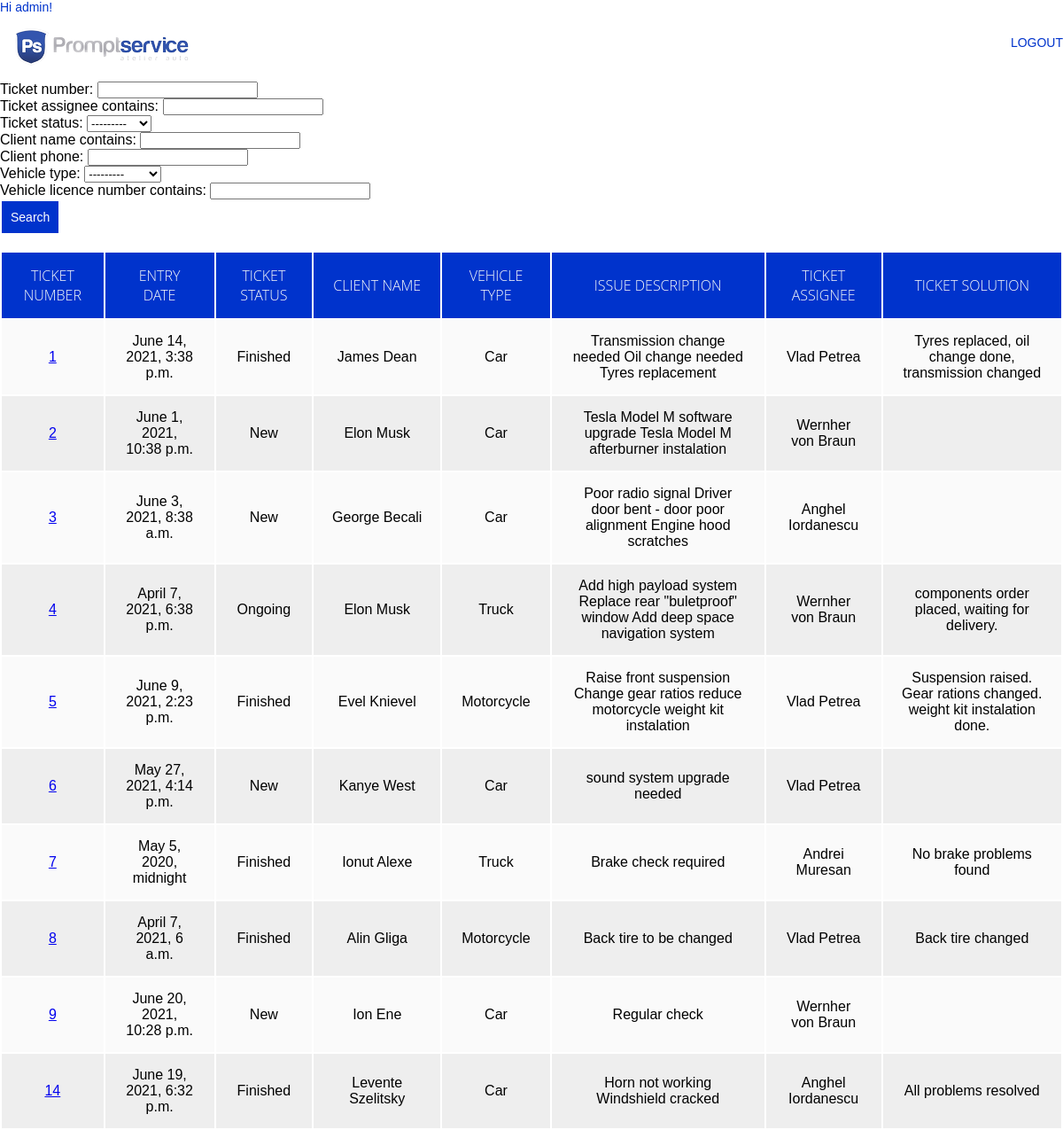
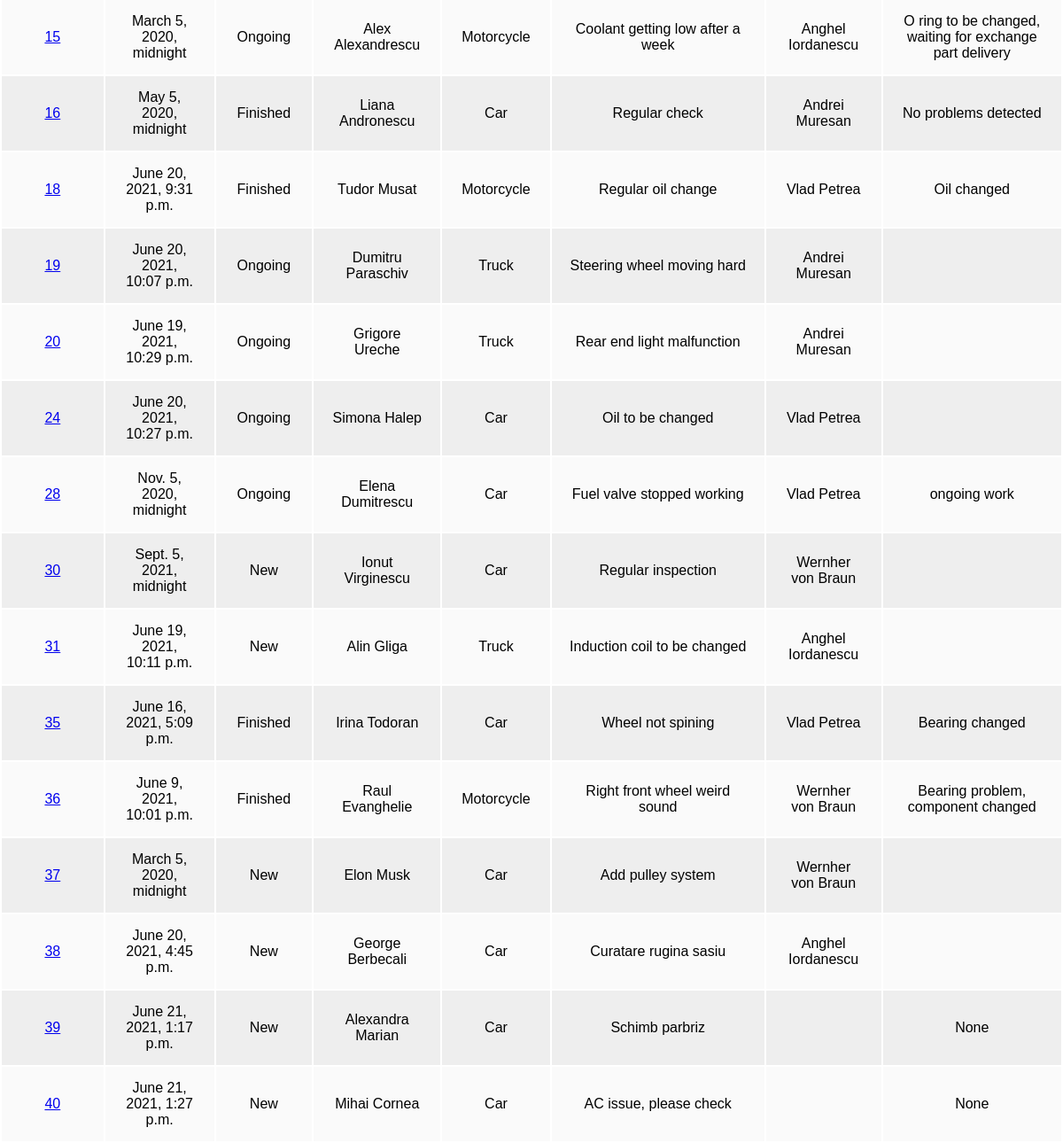
Screenshot of /ticket/search/ (signed in) with the database file from the repository (2 pictures, top to bottom).
### ticket/models.py (models this page shows, shortened)
class Ticket(models.Model):
    vehicle_types = (('Car', 'Car'), ('Motorcycle', 'Motorcycle'), ('Truck', 'Truck'))
    ticket_statuses = (('New', 'New'), ('Ongoing', 'Ongoing'), ('Finished', 'Finished'))
    client_name = models.CharField(max_length=100)
    client_phone = models.CharField(max_length=14)
    client_email = models.EmailField(max_length=100)
    vehicle_type = models.CharField(max_length=20, choices=vehicle_types, default='Car')
    vehicle_ID = models.CharField(max_length=17)
    vehicle_licence_number = models.CharField(max_length=12)
    vehicle_issue_text = models.TextField()
    ticket_status = models.CharField(max_length=10, choices=ticket_statuses, default='New')
    ticket_entry_date = models.DateTimeField(default=timezone.now)
    ticket_solution_date = models.DateTimeField(null=True, blank=True)
    ticket_solution_text = models.TextField(null=True, blank=True)
    ticket_number = models.AutoField(primary_key=True)
    ticket_assignee = models.CharField(max_length=100)

### ticket/views.py (the view)
# urls.py: path('search/', views.search, name='search'),
def search(request):
    ticket_list = Ticket.objects.all()
    ticket_filter = TicketFilter(request.GET, queryset=ticket_list)
    return render(request, 'ticket/searchticket.html', {'filter': ticket_filter})

### ticket/templates/ticket/searchticket.html (shortened to what this page needs)
<!DOCTYPE html>
<html lang="en">
<head>
</head>
<body>
{% load static %}
{% block content %}
{% if user.is_authenticated %}
    <div>
  <p class="welcome_user">Hi {{ user.username }}!</p>
        </div>
<div>
            <img src="{% static 'ticket/images/logo.png' %}">
            <nav>
               <ul>
                  <li><a href="/">Logout</a></li>
               </ul>
            </nav>
         </div>
{% endif %}
{% endblock %}
    <form method="get">
        {{ filter.form.as_p }}
        <button class="button" type="submit">Search</button>
    </form>
<br>
<div style="overflow-x:auto;">
    <table class="content-table">
        <thead>
            <tr>
                <th>Ticket Number</th>
                <th>Entry Date</th>
                <th>Ticket Status</th>
                <th>Client Name</th>
                <th>Vehicle Type</th>
                <th>Issue Description</th>
                <th>Ticket Assignee</th>
                <th>Ticket Solution</th>
            </tr>
        </thead>
        <tbody>
            {% for ticket in filter.qs %}
            <tr>
                <td><a href="/ticket/{{ticket.ticket_number}}">{{ticket.ticket_number}}</a></td>
                <td>{{ticket.ticket_entry_date}}</td>
                <td>{{ticket.ticket_status}}</td>
                <td>{{ticket.client_name}}</td>
                <td>{{ticket.vehicle_type}}</td>
                <td>{{ticket.vehicle_issue_text}}</td>
                <td>{{ticket.ticket_assignee}}</td>
                <td>{{ticket.ticket_solution_text}}</td>
            </tr>
            {% endfor %}
        </tbody>
    </table>
</div>
</body>
</html>

### ticket/templates/ticket/searchticket.html (style rules this page uses)
.button { background-color: #0033cc; border: none; color: white; padding: 10px; text-align: center; text-decoration: none; display: inline-block; font-size: 14px; margin: 2px 2px; cursor: pointer; }
* { margin:0; padding: 0; outline: 0; }
td , th { padding: 15px 20px; text-align: center; }
th { background-color: #0033cc; color: #fafafa; font-family: 'Open Sans',Sans-serif; font-weight: 200; text-transform: uppercase; }
tr { width: 100%; background-color: #fafafa; font-family: 'Montserrat', sans-serif; }
tr:nth-child(even) { background-color: #eeeeee; }
body { margin:0; font-family: 'Work Sans', sans-serif; font-weight: 300; }
nav { float:right; }
nav ul { margin:0; padding:0; list-style:none; }
nav li { display:inline-block; margin-left: 70px; padding-top:23px; position:relative; }
nav a { color : #0033cc; text-decoration: none; text-transform: uppercase; font-size: 14px; }
nav a::before { content:''; display: block; height: 5px; background-color:#444; position:absolute; top:0; width:0%; transition:all ease-in-out 250ms; }
* { box-sizing:border-box }
.welcome_user { color : #0033cc; text-decoration: none; font-size: 14px; }

### rows the page displays
Ticket: ticket_number "1", ticket_entry_date "June 14, 2021, 3:38 p.m.", ticket_status "Finished", client_name "James Dean", vehicle_type "Car", vehicle_issue_text "Transmission change needed Oil change needed Tyres replacement", ticket_assignee "Vlad Petrea", ticket_solution_text "Tyres replaced, oil change done, transmission changed"
Ticket: ticket_number "2", ticket_entry_date "June 1, 2021, 10:38 p.m.", ticket_status "New", client_name "Elon Musk", vehicle_type "Car", vehicle_issue_text "Tesla Model M software upgrade Tesla Model M afterburner instalation", ticket_assignee "Wernher von Braun"
Ticket: ticket_number "3", ticket_entry_date "June 3, 2021, 8:38 a.m.", ticket_status "New", client_name "George Becali", vehicle_type "Car", vehicle_issue_text "Poor radio signal Driver door bent - door poor alignment Engine hood scratches", ticket_assignee "Anghel Iordanescu"
Ticket: ticket_number "4", ticket_entry_date "April 7, 2021, 6:38 p.m.", ticket_status "Ongoing", client_name "Elon Musk", vehicle_type "Truck", vehicle_issue_text "Add high payload system Replace rear \"buletproof\" window Add deep space navigation system", ticket_assignee "Wernher von Braun", ticket_solution_text "components order placed, waiting for delivery."
Ticket: ticket_number "5", ticket_entry_date "June 9, 2021, 2:23 p.m.", ticket_status "Finished", client_name "Evel Knievel", vehicle_type "Motorcycle", vehicle_issue_text "Raise front suspension Change gear ratios reduce motorcycle weight kit instalation", ticket_assignee "Vlad Petrea", ticket_solution_text "Suspension raised. Gear rations changed. weight kit instalation done."
Ticket: ticket_number "6", ticket_entry_date "May 27, 2021, 4:14 p.m.", ticket_status "New", client_name "Kanye West", vehicle_type "Car", vehicle_issue_text "sound system upgrade needed", ticket_assignee "Vlad Petrea"
Ticket: ticket_number "7", ticket_entry_date "May 5, 2020, midnight", ticket_status "Finished", client_name "Ionut Alexe", vehicle_type "Truck", vehicle_issue_text "Brake check required", ticket_assignee "Andrei Muresan", ticket_solution_text "No brake problems found"
Ticket: ticket_number "8", ticket_entry_date "April 7, 2021, 6 a.m.", ticket_status "Finished", client_name "Alin Gliga", vehicle_type "Motorcycle", vehicle_issue_text "Back tire to be changed", ticket_assignee "Vlad Petrea", ticket_solution_text "Back tire changed"
Ticket: ticket_number "9", ticket_entry_date "June 20, 2021, 10:28 p.m.", ticket_status "New", client_name "Ion Ene", vehicle_type "Car", vehicle_issue_text "Regular check", ticket_assignee "Wernher von Braun"
Ticket: ticket_number "14", ticket_entry_date "June 19, 2021, 6:32 p.m.", ticket_status "Finished", client_name "Levente Szelitsky", vehicle_type "Car", vehicle_issue_text "Horn not working Windshield cracked", ticket_assignee "Anghel Iordanescu", ticket_solution_text "All problems resolved"
Ticket: ticket_number "15", ticket_entry_date "March 5, 2020, midnight", ticket_status "Ongoing", client_name "Alex Alexandrescu", vehicle_type "Motorcycle", vehicle_issue_text "Coolant getting low after a week", ticket_assignee "Anghel Iordanescu", ticket_solution_text "O ring to be changed, waiting for exchange part delivery"
Ticket: ticket_number "16", ticket_entry_date "May 5, 2020, midnight", ticket_status "Finished", client_name "Liana Andronescu", vehicle_type "Car", vehicle_issue_text "Regular check", ticket_assignee "Andrei Muresan", ticket_solution_text "No problems detected"
Ticket: ticket_number "18", ticket_entry_date "June 20, 2021, 9:31 p.m.", ticket_status "Finished", client_name "Tudor Musat", vehicle_type "Motorcycle", vehicle_issue_text "Regular oil change", ticket_assignee "Vlad Petrea", ticket_solution_text "Oil changed"
Ticket: ticket_number "19", ticket_entry_date "June 20, 2021, 10:07 p.m.", ticket_status "Ongoing", client_name "Dumitru Paraschiv", vehicle_type "Truck", vehicle_issue_text "Steering wheel moving hard", ticket_assignee "Andrei Muresan"
Ticket: ticket_number "20", ticket_entry_date "June 19, 2021, 10:29 p.m.", ticket_status "Ongoing", client_name "Grigore Ureche", vehicle_type "Truck", vehicle_issue_text "Rear end light malfunction", ticket_assignee "Andrei Muresan"
Ticket: ticket_number "24", ticket_entry_date "June 20, 2021, 10:27 p.m.", ticket_status "Ongoing", client_name "Simona Halep", vehicle_type "Car", vehicle_issue_text "Oil to be changed", ticket_assignee "Vlad Petrea"
Ticket: ticket_number "28", ticket_entry_date "Nov. 5, 2020, midnight", ticket_status "Ongoing", client_name "Elena Dumitrescu", vehicle_type "Car", vehicle_issue_text "Fuel valve stopped working", ticket_assignee "Vlad Petrea", ticket_solution_text "ongoing work"
Ticket: ticket_number "30", ticket_entry_date "Sept. 5, 2021, midnight", ticket_status "New", client_name "Ionut Virginescu", vehicle_type "Car", vehicle_issue_text "Regular inspection", ticket_assignee "Wernher von Braun"
Ticket: ticket_number "31", ticket_entry_date "June 19, 2021, 10:11 p.m.", ticket_status "New", client_name "Alin Gliga", vehicle_type "Truck", vehicle_issue_text "Induction coil to be changed", ticket_assignee "Anghel Iordanescu"
Ticket: ticket_number "35", ticket_entry_date "June 16, 2021, 5:09 p.m.", ticket_status "Finished", client_name "Irina Todoran", vehicle_type "Car", vehicle_issue_text "Wheel not spining", ticket_assignee "Vlad Petrea", ticket_solution_text "Bearing changed"
Ticket: ticket_number "36", ticket_entry_date "June 9, 2021, 10:01 p.m.", ticket_status "Finished", client_name "Raul Evanghelie", vehicle_type "Motorcycle", vehicle_issue_text "Right front wheel weird sound", ticket_assignee "Wernher von Braun", ticket_solution_text "Bearing problem, component changed"
Ticket: ticket_number "37", ticket_entry_date "March 5, 2020, midnight", ticket_status "New", client_name "Elon Musk", vehicle_type "Car", vehicle_issue_text "Add pulley system", ticket_assignee "Wernher von Braun"
Ticket: ticket_number "38", ticket_entry_date "June 20, 2021, 4:45 p.m.", ticket_status "New", client_name "George Berbecali", vehicle_type "Car", vehicle_issue_text "Curatare rugina sasiu", ticket_assignee "Anghel Iordanescu"
Ticket: ticket_number "39", ticket_entry_date "June 21, 2021, 1:17 p.m.", ticket_status "New", client_name "Alexandra Marian", vehicle_type "Car", vehicle_issue_text "Schimb parbriz", ticket_solution_text "None"
Ticket: ticket_number "40", ticket_entry_date "June 21, 2021, 1:27 p.m.", ticket_status "New", client_name "Mihai Cornea", vehicle_type "Car", vehicle_issue_text "AC issue, please check", ticket_solution_text "None"

### other values shown
{{ user.username }} "admin"
